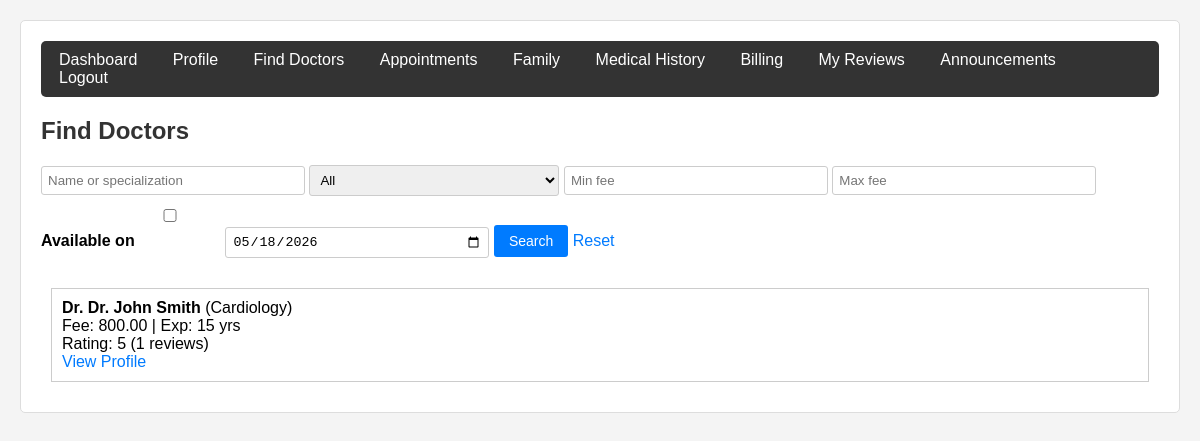
The app's page /patient/controllers/PatientController.php?page=doctors (signed in) with its own data.
### tables this page shows
CREATE TABLE `doctors` (
  `id` int(11) NOT NULL,
  `user_id` int(11) NOT NULL,
  `specialization_id` int(11) DEFAULT NULL,
  `bio` text DEFAULT NULL,
  `consultation_fee` decimal(10,2) DEFAULT 500.00,
  `photo_path` varchar(255) DEFAULT NULL,
  `license_number` varchar(100) DEFAULT NULL,
  `experience_years` int(11) DEFAULT 0,
  `is_approved` tinyint(1) DEFAULT 0
);

CREATE TABLE `users` (
  `id` int(11) NOT NULL,
  `name` varchar(100) NOT NULL,
  `email` varchar(100) NOT NULL,
  `password_hash` varchar(255) NOT NULL,
  `phone` varchar(20) DEFAULT NULL,
  `role` enum('patient','doctor','receptionist','admin') DEFAULT 'patient',
  `profile_pic` varchar(255) DEFAULT NULL,
  `is_active` tinyint(1) DEFAULT 1,
  `created_at` timestamp NOT NULL DEFAULT current_timestamp()
);

CREATE TABLE `specializations` (
  `id` int(11) NOT NULL,
  `name` varchar(100) NOT NULL,
  `description` text DEFAULT NULL
);

### patient/models/Doctor.php (called while the page is built, shortened)
<?php
require_once __DIR__ . '/../config/database.php';
class Doctor {
    private $conn;
    public function __construct() {
        $database = new Database();
        $this->conn = $database->getConnection();
    }
    public function getAllApproved($search = '', $spec = '', $min_fee = '', $max_fee = '') {
        $sql = "SELECT d.*, u.name, u.email, u.phone, u.profile_pic, s.name as specialization_name
                FROM doctors d JOIN users u ON d.user_id = u.id
                LEFT JOIN specializations s ON d.specialization_id = s.id
                WHERE d.is_approved = 1 AND u.is_active = 1";
        $result = $this->conn->query($sql);
        $doctors = [];
        while($row = $result->fetch_assoc()) $doctors[] = $row;
        return $doctors;
    }
    public function getAverageRating($doctor_id) {
        $stmt = $this->conn->prepare("SELECT AVG(rating) as avg_rating, COUNT(*) as total FROM doctor_reviews WHERE doctor_id = ?");
        $stmt->bind_param("i", $doctor_id);
        $stmt->execute();
        return $stmt->get_result()->fetch_assoc();
    }
}
?>

### patient/config/database.php (called while the page is built, shortened)
<?php
class Database {
    private $host = "localhost";
    private $db_name = "hospital_db";
    private $username = "root";
    private $password = "";
    public function getConnection() {
        $this->conn = null;
        try {
            $this->conn = new mysqli($this->host, $this->username, $this->password, $this->db_name);
            $this->conn->set_charset("utf8mb4");
        } catch(Exception $e) {
            die("Connection error: " . $e->getMessage());
        }
        return $this->conn;
    }
}
?>

### patient/views/patient/doctors.php (the view, shortened to what this page needs)
<?php
$search = $_GET['search'] ?? '';
$spec = $_GET['specialization'] ?? '';
$min = $_GET['min_fee'] ?? '';
$max = $_GET['max_fee'] ?? '';
$filter_availability = isset($_GET['filter_availability']) && $_GET['filter_availability'] == 'on';
$availability_date = $_GET['availability_date'] ?? date('Y-m-d');
$doctors = $doctorModel->getAllApproved($search, $spec, $min, $max);
?>
<h2>Find Doctors</h2>
<form method="get">
    <input type="text" name="search" placeholder="Name or specialization" value="<?php echo htmlspecialchars($search); ?>">
    <select name="specialization">
        <option value="">All</option>
    </select>
    <input type="number" name="min_fee" placeholder="Min fee" value="<?php echo $min; ?>">
    <input type="number" name="max_fee" placeholder="Max fee" value="<?php echo $max; ?>">
    <label>
        <input type="checkbox" name="filter_availability" <?php echo $filter_availability ? 'checked' : ''; ?>>
        Available on
    </label>
    <input type="date" name="availability_date" value="<?php echo $availability_date; ?>">
    <button type="submit">Search</button>
    <a href="?page=doctors">Reset</a>
</form>
<?php foreach($doctors as $d):
    $rating = $doctorModel->getAverageRating($d['id']);
?>
<div style="border:1px solid #ccc; margin:10px; padding:10px;">
    <strong>Dr. <?php echo htmlspecialchars($d['name']); ?></strong> (<?php echo $d['specialization_name']; ?>)<br>
    Fee: <?php echo $d['consultation_fee']; ?> | Exp: <?php echo $d['experience_years']; ?> yrs<br>
    Rating: <?php echo round($rating['avg_rating'],1); ?> (<?php echo $rating['total']; ?> reviews)<br>
    <a href="?page=doctor_detail&id=<?php echo $d['id']; ?>">View Profile</a>
</div>
<?php endforeach; ?>

### patient/assets/css/style.css (style rules this page uses)
body { font-family: Arial, Helvetica, sans-serif; background: #f4f4f4; margin: 0; padding: 20px; }
h2, h3 { color: #333; }
form { margin-bottom: 20px; }
label { font-weight: bold; display: inline-block; width: 180px; margin-bottom: 5px; }
input, select, textarea { padding: 6px; border: 1px solid #ccc; border-radius: 3px; width: 250px; margin-bottom: 10px; }
button, input[type="submit"] { background: #007BFF; color: white; border: none; padding: 8px 15px; cursor: pointer; border-radius: 3px; font-size: 14px; }
a { color: #007BFF; text-decoration: none; }

### records on screen
doctors: user.name "Dr. John Smith", specialization.name "Cardiology", consultation_fee "800.00", experience_years "15", avg_rating "5", total "1"
